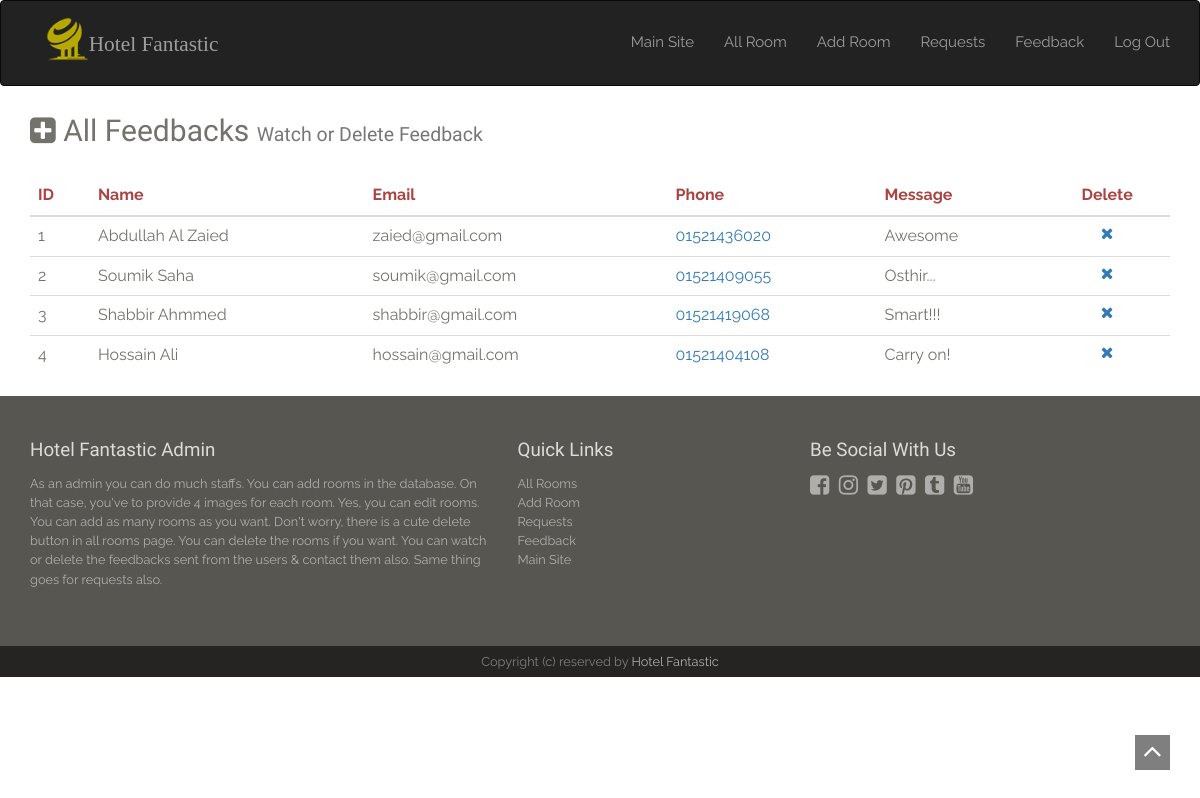
Page /feedback.php on the committed database.
### tables this page shows
CREATE TABLE IF NOT EXISTS `feedback` (
  `id` int(10) NOT NULL,
  `name` varchar(100) NOT NULL,
  `email` varchar(100) NOT NULL,
  `phone` varchar(20) NOT NULL,
  `message` varchar(5000) NOT NULL,
  PRIMARY KEY (`id`)
);

### feedback.php (the view, shortened to what this page needs)
<?php
    require_once('db.php');
?>
  </head>
  <body>
    <div id="wrapper">
<?php require_once('header-admin.php');?>
        <div class="container-fluid body-section container">
            <div class="row">
                <div class="col-md-12">
                    <h2><i class="fa fa-plus-square"></i> All Feedbacks <small>Watch or Delete Feedback</small></h2>
                    <div class="card">
                        <div class="card-content table-responsive table-full-width">
                            <table class="table">
                                <thead class="text-danger">
                                    <th>ID</th>
                                    <th>Name</th>
                                    <th>Email</th>
                                    <th>Phone</th>
                                    <th>Message</th>
                                    <th><center>Delete</center></th>
                                </thead>
                                <tbody>
                                    <?php
                                        $q = "SELECT * FROM feedback ORDER BY feedback.id ASC";
                                        $run = mysqli_query($con, $q);
                                        if(mysqli_num_rows($run) > 0){
                                            while($row = mysqli_fetch_array($run)){
                                    ?>
                                    <tr>
                                        <td><?php echo $row['id']; ?></td>
                                        <td><?php echo $row['name']; ?></td>
                                        <td><?php echo $row['email']; ?></td>
                                        <td class="text-primary"><?php echo $row['phone']; ?></td>
                                        <td><?php echo $row['message']; ?></td>
                                        <td><center><a href="feedback.php?del=<?php echo $row['id']; ?>"><i class="fa fa-times"></i></a></center></td>
                                    </tr>
                                    <?php
                                            }
                                        }
                                    ?>
                                </tbody>
                            </table>
                        </div>
                    </div>
                    <div class="row">
                        <div class="col-xs-12">
                        </div>
                    </div>
                </div>
            </div>
        </div>
<?php require_once('footer-admin.php');?>

### assets/style.css (style rules this page uses)
body { background-color: #fff;font-family: 'Raleway', sans-serif;font-size: 15px;line-height: 15px; color: #73726C; }
.btn,a,a:hover { text-decoration: none;-webkit-transition: all 0.3s ease-in-out;-moz-transition: all 0.3s ease-in-out;-ms-transition: all 0.3s ease-in-out;-o-transition: all 0.3s ease-in-out;transition: all 0.3s ease-in-out;outline:0 ; }
h1,h2,h3,h4,h5,h6 { font-family:'Old Standard TT', serif;line-height: 1em;margin: 0; }
h1.title,h2 { font-size: 2em;line-height: 3em; }

### rows in the picture
feedback: id "1", name "Abdullah Al Zaied", email "zaied@gmail.com", phone "01521436020", message "Awesome"
feedback: id "2", name "Soumik Saha", email "soumik@gmail.com", phone "01521409055", message "Osthir..."
feedback: id "3", name "Shabbir Ahmmed", email "shabbir@gmail.com", phone "01521419068", message "Smart!!!"
feedback: id "4", name "Hossain Ali", email "hossain@gmail.com", phone "01521404108", message "Carry on!"
